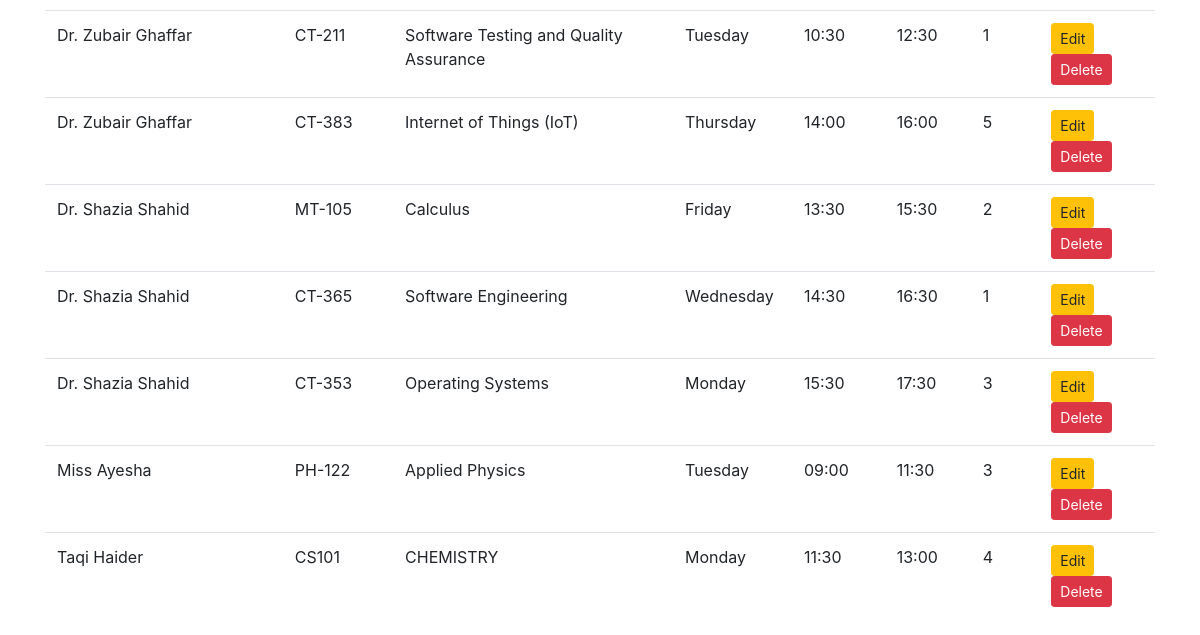
The app's page /courses (lower part), older data.
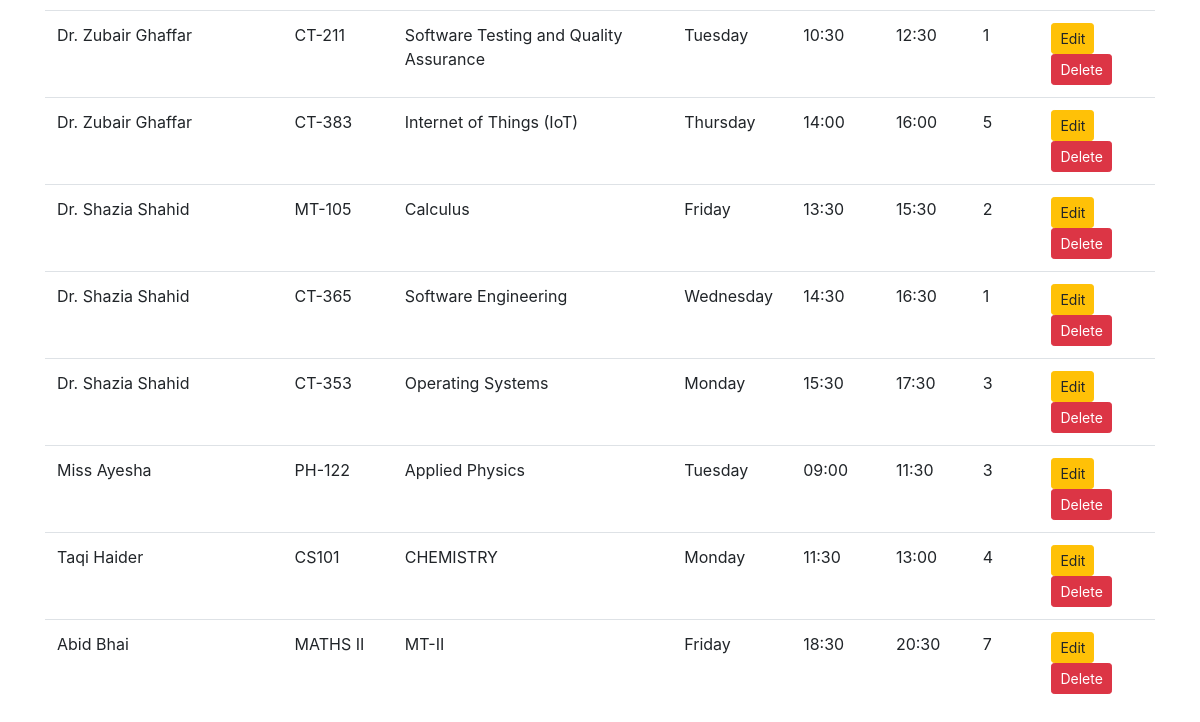
The same page, newer data.
### tables this page shows
CREATE TABLE course_schedule (
        id INTEGER PRIMARY KEY AUTOINCREMENT,
        teacher_name TEXT NOT NULL,
        course_code TEXT NOT NULL,
        course_title TEXT NOT NULL,
        day_of_week TEXT NOT NULL,
        class_start_time TIME NOT NULL,
        class_end_time TIME NOT NULL,
        room INTEGER NOT NULL
    );

### app.py (the view)
@app.route('/courses', methods=['GET', 'POST'])
def course_list():
    try:
        teacher_name = request.args.get('teacher_name', '').strip()
        course_code = request.args.get('course_code', '').strip()
        day_of_week = request.args.get('day_of_week', '').strip()
        query = "SELECT * FROM course_schedule WHERE 1=1"
        params = []
        if teacher_name:
            query += " AND teacher_name LIKE ?"
            params.append(f"%{teacher_name}%")
        if course_code:
            query += " AND course_code LIKE ?"
            params.append(f"%{course_code}%")
        if day_of_week:
            query += " AND day_of_week LIKE ?"
            params.append(f"%{day_of_week}%")
        with get_db_connection() as conn:
            if conn:
                cursor = conn.cursor()
                cursor.execute(query, tuple(params))
                courses = cursor.fetchall()
            else:
                raise sqlite3.Error("Failed to connect to the database")
        if not courses:
            flash("No courses found with the selected filters.", "info")
        return render_template('index.html', courses=courses)
    except sqlite3.Error as e:
        flash(f"Error fetching course data: {e}", "danger")
        return render_template('index.html', courses=[])

### app.py (called while the page is built)
def get_db_connection():
    try:
        conn = sqlite3.connect('university_schedule.db')  # Connect to the database file
        conn.row_factory = sqlite3.Row  # Allows rows to behave like dictionaries
        return conn
    except sqlite3.Error as e:
        print(f"Database connection error: {e}")
        flash(f"Database error: {e}", "danger")
        return None

### templates/index.html (shortened to what this page needs)
<!DOCTYPE html>
<html lang="en">
<head>
    <link rel="stylesheet" href="https://stackpath.bootstrapcdn.com/bootstrap/4.5.2/css/bootstrap.min.css">
</head>
<body>
    <div class="container">
        <table class="table">
            <tbody>
                {% for course in courses %}
                <tr>
                    <td>{{ course.teacher_name }}</td>
                    <td>{{ course.course_code }}</td>
                    <td>{{ course.course_title }}</td>
                    <td>{{ course.day_of_week }}</td>
                    <td>{{ course.class_start_time }}</td>
                    <td>{{ course.class_end_time }}</td>
                    <td>{{ course.room }}</td>
                    <td>
                        <a href="{{ url_for('edit_course', id=course.id) }}" class="btn btn-warning btn-sm">Edit</a>
                        <a href="{{ url_for('delete_course', id=course.id) }}" class="btn btn-danger btn-sm" onclick="return confirm('Are you sure you want to delete this course?');">Delete</a>
                    </td>
                </tr>
                {% endfor %}
            </tbody>
        </table>
    </div>
</body>
</html>

Row changes from the older to the newer data that the page shows:
added course_schedule: teacher_name "Abid Bhai", course_code "MATHS II", course_title "MT-II", day_of_week "Friday", class_start_time "18:30", class_end_time "20:30", room "7"
